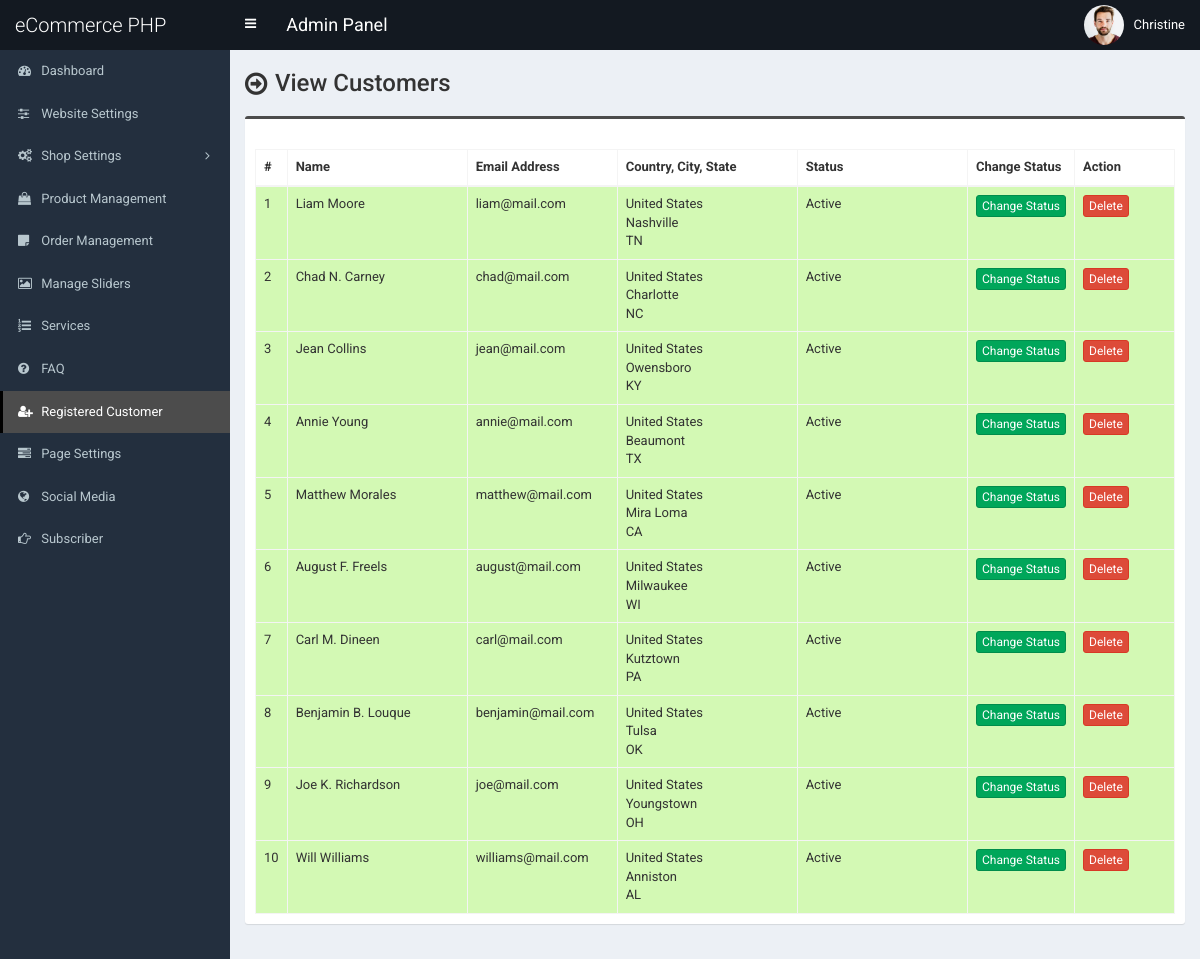
Before: /admin/customer.php (signed in) with the older database file.
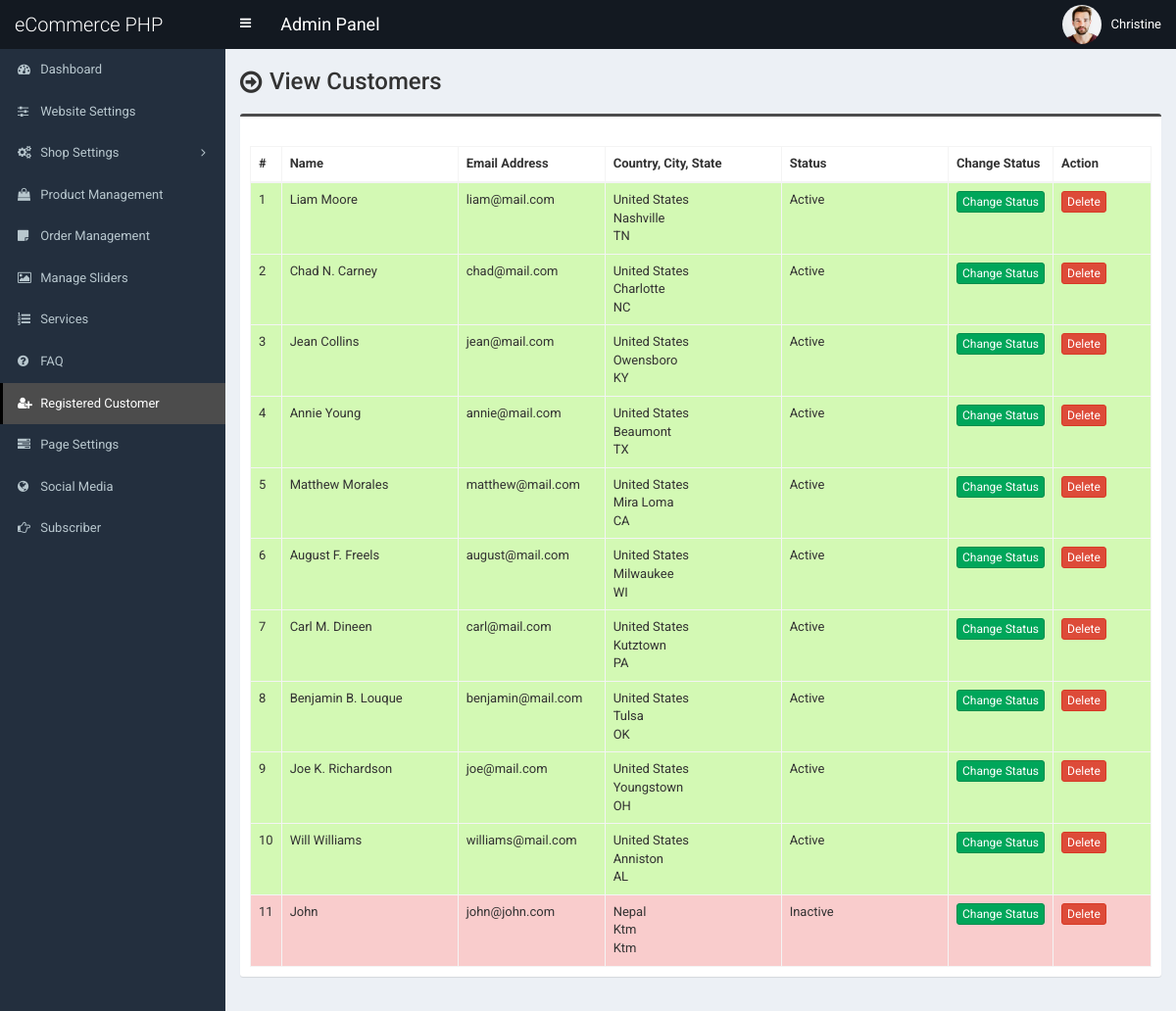
After: the same page with the newer database file.
### tables this page shows
CREATE TABLE `tbl_customer` (
  `cust_id` int(11) NOT NULL,
  `cust_name` varchar(100) NOT NULL,
  `cust_cname` varchar(100) NOT NULL,
  `cust_email` varchar(100) NOT NULL,
  `cust_phone` varchar(50) NOT NULL,
  `cust_country` int(11) NOT NULL,
  `cust_address` text NOT NULL,
  `cust_city` varchar(100) NOT NULL,
  `cust_state` varchar(100) NOT NULL,
  `cust_zip` varchar(30) NOT NULL,
  `cust_b_name` varchar(100) NOT NULL,
  `cust_b_cname` varchar(100) NOT NULL,
  `cust_b_phone` varchar(50) NOT NULL,
  `cust_b_country` int(11) NOT NULL,
  `cust_b_address` text NOT NULL,
  `cust_b_city` varchar(100) NOT NULL,
  `cust_b_state` varchar(100) NOT NULL,
  `cust_b_zip` varchar(30) NOT NULL,
  `cust_s_name` varchar(100) NOT NULL,
  `cust_s_cname` varchar(100) NOT NULL,
  `cust_s_phone` varchar(50) NOT NULL,
  `cust_s_country` int(11) NOT NULL,
  `cust_s_address` text NOT NULL,
  `cust_s_city` varchar(100) NOT NULL,
  `cust_s_state` varchar(100) NOT NULL,
  `cust_s_zip` varchar(30) NOT NULL,
  `cust_password` varchar(100) NOT NULL,
  `cust_token` varchar(255) NOT NULL,
  `cust_datetime` varchar(100) NOT NULL,
  `cust_timestamp` varchar(100) NOT NULL,
  `cust_status` int(1) NOT NULL
);

CREATE TABLE `tbl_country` (
  `country_id` int(11) NOT NULL,
  `country_name` varchar(100) NOT NULL DEFAULT ''
);

### admin/customer.php (the view, shortened to what this page needs)
<?php require_once('header.php'); ?>
<section class="content-header">
	<div class="content-header-left">
		<h1>View Customers</h1>
	</div>
</section>
<section class="content">
	<div class="row">
		<div class="col-md-12">
			<div class="box box-info">
				<div class="box-body table-responsive">
					<table id="example1" class="table table-bordered table-hover table-striped">
						<thead>
							<tr>
								<th width="10">#</th>
								<th width="180">Name</th>
								<th width="150">Email Address</th>
								<th width="180">Country, City, State</th>
								<th>Status</th>
								<th width="100">Change Status</th>
								<th width="100">Action</th>
							</tr>
						</thead>
						<tbody>
							<?php
							$i=0;
							$statement = $pdo->prepare("SELECT *
														FROM tbl_customer t1
														JOIN tbl_country t2
														ON t1.cust_country = t2.country_id
													");
							$statement->execute();
							$result = $statement->fetchAll(PDO::FETCH_ASSOC);
							foreach ($result as $row) {
								$i++;
								?>
								<tr class="<?php if($row['cust_status']==1) {echo 'bg-g';}else {echo 'bg-r';} ?>">
									<td><?php echo $i; ?></td>
									<td><?php echo $row['cust_name']; ?></td>
									<td><?php echo $row['cust_email']; ?></td>
									<td>
										<?php echo $row['country_name']; ?><br>
										<?php echo $row['cust_city']; ?><br>
										<?php echo $row['cust_state']; ?>
									</td>
									<td><?php if($row['cust_status']==1) {echo 'Active';} else {echo 'Inactive';} ?></td>
									<td>
										<a href="customer-change-status.php?id=<?php echo $row['cust_id']; ?>" class="btn btn-success btn-xs">Change Status</a>
									</td>
									<td>
										<a href="#" class="btn btn-danger btn-xs" data-href="customer-delete.php?id=<?php echo $row['cust_id']; ?>" data-toggle="modal" data-target="#confirm-delete">Delete</a>
									</td>
								</tr>
								<?php
							}
							?>
						</tbody>
					</table>
				</div>
			</div>
		</div>
	</div>
</section>
<?php require_once('footer.php'); ?>

Changed rows visible on the page:
added tbl_customer: cust_name "John", cust_email "john@john.com", tbl_country.country_name "Nepal", cust_city "Ktm", cust_state "Ktm", cust_status "Inactive"
